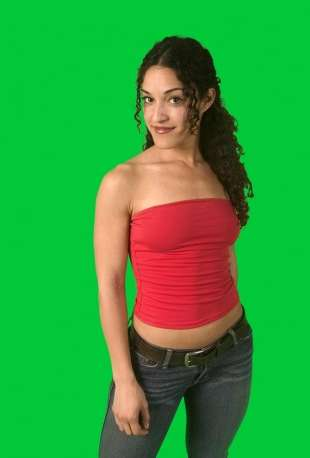
#> input picture testdata/greenscreen/girl1.jpg, 310 x 458 px; its folder holds only this picture in this run
$ python greenscreen.py
#> lines starting #> are read from the running program, lines starting #| are printed output that depends on the picture; after the words box and inside, x2 and y2 are one past the last pixel; in counts of white or black regions, pixels touching at a corner belong together
#
#   greenscreen.py - part of impostormaker
#
#   Green screen removal support
#
#   System for taking a set of images taken in Second Life and
#   turning them into a properly aligned and measured texture for
#   a billboard impostor.
#
#   Images must be surrounded by a solid-color frame and should be backed
#   by a solid-color background. The images will be clipped to the frame
#   and the solid color background will be made transparent.
#
#   All the images are combined into one texture image, which is a power of
#   2 in size in both dimensions.
#
#
import PIL
import PIL.Image
import PIL.ImageStat
import PIL.ImageFilter
import PIL.ImageOps
import math

#   Useful constants
GREEN_RANGE_MIN_HSV = (100, 80, 70)                 # green screen range
GREEN_RANGE_MAX_HSV = (185, 255, 255)

####GREENISH_RANGE_MIN_HSV = (100, 40, 35)              # green tinge range for cleanup
GREENISH_RANGE_MIN_HSV = (60, 40, 35  )              # ***TEMP TEST***
GREENISH_RANGE_MIN_HSV = (60, 0, 0  )              # ***TEMP TEST***
GREENISH_RANGE_MAX_HSV = (130, 255, 255)

#   Useful functions

def rgb_to_hsv(r, g, b) :
    '''
    RGB to HSV color space, only for green screening

    Inputs and outputs are all in 0..1 range.

    From
    https://github.com/kimmobrunfeldt/howto-everything/blob/master/remove-green.md
    '''
    maxc = max(r, g, b)
    minc = min(r, g, b)
    v = maxc
    if minc == maxc:
        return 0.0, 0.0, v
    s = (maxc-minc) / maxc
    rc = (maxc-r) / (maxc-minc)
    gc = (maxc-g) / (maxc-minc)
    bc = (maxc-b) / (maxc-minc)
    if r == maxc:
        h = bc-gc
    elif g == maxc:
        h = 2.0+rc-bc
    else:
        h = 4.0+gc-rc
    h = (h/6.0) % 1.0
    return h, s, v

def colorinrange(color, colorrange) :
    '''
    Is color within bounds given?
    '''
    (locolor, hicolor) = colorrange # color limits
    if (color[0] < locolor[0]) or (color[0] > hicolor[0]) :
        return False            # out of bounds
    if (color[1] < locolor[1]) or (color[1] > hicolor[1]) :
        return False            # out of bounds
    if (color[2] < locolor[2]) or (color[2] > hicolor[2]) :
        return False            # out of bounds
    return True                     # color


def balancegreentingepixel(color, greentingerange) :
    '''
    Balance a color with a greenish tinge.

    Color must be (r,g,b,a)

    This is applied only to edge pixels, so we can be a bit more
    aggressive than if we applied it to the whole image.
    '''
    (r, g, b, a) = color
    if a == 0 :                     # do not modify if alpha is zero
        return color
    h_ratio, s_ratio, v_ratio = rgb_to_hsv(r / 255.0, g / 255.0, b / 255.0)
    hsvcolor = (h_ratio * 360, s_ratio * 255, v_ratio * 255)
    if not colorinrange(hsvcolor, greentingerange) :   # if not in greenish tint range
        return(color)               # no change
    g = min(g, int((r+b)/2))        # make non green
    return(r,g,b,128)               # return at half alpha


def balancegreentinge(img, edgemask, greentingerange) :
    '''
    Remove greenish tinge in-place.
    '''
    pix = img.load()
    msk = edgemask.load()                # only do areas with nonzero mask
    (left, top, right, bottom) = img.getbbox()
    for x in range(left, right) :   # apply pixel fix to all pixels
        for y in range(top, bottom) :
            m = msk[x,y]
            if m == 0 :             # skip if not in edge mask
                continue
            pix[x,y] = balancegreentingepixel(pix[x,y],greentingerange)

def invertwhite(n) :
    '''
    Invert full value in an image channel.

    Used in blanking out the interior of an alpha mask in createedgemask.
    '''
    if n > 254 :
        return(0)
    return n

def createedgemask(mask, distance) :
    '''
    Create a mask that includes only pixels within a
    few pixels of the edge.
    '''
    blurmask = mask.filter(PIL.ImageFilter.GaussianBlur(distance))  # construct blurred mask
    edgemask = PIL.Image.new("L",mask.size,0)       # empty alpha mask
    edgemask.paste(blurmask, mask)                  # edges only
    return edgemask.point(invertwhite)              # blank out interior of image

def makegreenscreenmask(img, colorrange) :
    '''
    Make green screen mask. Colorrange is the range of green to be masked.
    Colorrange is in HSV form, but the image is RGB.
    '''
    (min_h, min_s, min_v),(max_h, max_s, max_v) = colorrange    # HSV bounds
    pix = img.load()                                    # force into memory
    width, height = img.size
    mask = PIL.Image.new("L",img.size,0)                # create matching alpha mask
    mpix = mask.load()                                  # force into memory
    #   Scan for green pixels
    for x in range(width):
        for y in range(height):
            r, g, b = pix[x, y]
            h_ratio, s_ratio, v_ratio = rgb_to_hsv(r / 255.0, g / 255.0, b / 255.0)
            h, s, v = (h_ratio * 360, s_ratio * 255, v_ratio * 255)
            if min_h <= h <= max_h and min_s <= s <= max_s and min_v <= v <= max_v:
                v = 0
            else :
                v = 255
            mpix[x,y] = v
    return mask

def cleanmaskouteredge(mask, maxdist) :
    '''
    Remove any nonzero pixels at the outer edge of the mask image.

    This cleans up any junk left over by cropping.
    '''
    (left, top, right, bottom) = mask.getbbox()
    pix = mask.load()                                   # force into memory
    for x in range(left, right) :                       # do top and bottom
        for y in range(top, top+maxdist) :              # clean inward from top
            if pix[x,y] > 0 :
                pix[x,y] = 0
            else :
                break                                   # no more pixels in this column
        for y in range(bottom-1, bottom-maxdist-1,-1) : # clean inward from bottom
            if pix[x,y] > 0 :
                pix[x,y] = 0
            else :
                break
    for y in range(top, bottom) :                       # do left and right
        for x in range(left, left+maxdist) :            # clean inward from left
            if pix[x,y] > 0 :
                pix[x,y] = 0
            else :
                break
        for x in range(right-1, right-maxdist-1,-1) :   # clean inward from bottom
            if pix[x,y] > 0 :
                pix[x,y] = 0
            else :
                break

def removegreenscreen(img, greenrangehsv, greenishrangehsv, maxcleandist, edgethickness, verbose=False) :
    '''
    Remove green screen from image
    '''
    mask = makegreenscreenmask(img, greenrangehsv)
    cleanmaskouteredge(mask, maxcleandist)              # clean up mask outer edge
    if verbose :
        mask.show()
    maskedimage = PIL.Image.new("RGBA",img.size)        # output is RGBA image
    maskedimage.paste(img, mask)                        # create RGBA transparent where green was
    maskedimage.putalpha(mask)                          # add alpha channel
    if verbose :
        maskedimage.show()                              # after removing green screen
    edgemask = createedgemask(mask,edgethickness)
    if verbose :
        edgemask.show()
    balancegreentinge(maskedimage, edgemask, greenishrangehsv)
    return maskedimage                                  # output is RGBA image


#   Unit test

def unittest() :
    import glob
    greenrangehsv = (GREEN_RANGE_MIN_HSV, GREEN_RANGE_MAX_HSV)
    greenishrangehsv = (GREENISH_RANGE_MIN_HSV, GREENISH_RANGE_MAX_HSV)
    MAXCLEANDIST = 4                                    # optional outer edge cleanup
    EDGETHICKNESS = 1.5                                 # green noise area range
    TESTFILES = "../testdata/greenscreen/*.jpg"
    testfiles = glob.glob(TESTFILES)                    # get list of files to test
    for testfile in testfiles :
        print("File: " + testfile)                      # working on this file
        img = PIL.Image.open(testfile)
#> img is the input picture: PIL image 310x458 RGB; mean R, G, B 50.9, 156.9, 60.2
        img2 = removegreenscreen(img, greenrangehsv, greenishrangehsv, MAXCLEANDIST, EDGETHICKNESS, False)  # remove green screen
#> in makegreenscreenmask, `mask = PIL.Image.new("L",img.size,0)`: mask: PIL image 310x458 L; every value is 0
#> in removegreenscreen, `mask = makegreenscreenmask(img, greenrangehsv)`:
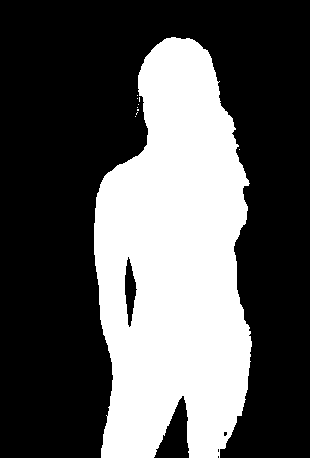
#> mask: PIL image 310x458 L; 34.7% white; 10 white regions (9 under 20 px), largest, box (x1, y1, x2, y2) and area: (94, 37, 252, 458) 49266
#> in removegreenscreen, `cleanmaskouteredge(mask, maxcleandist)`:
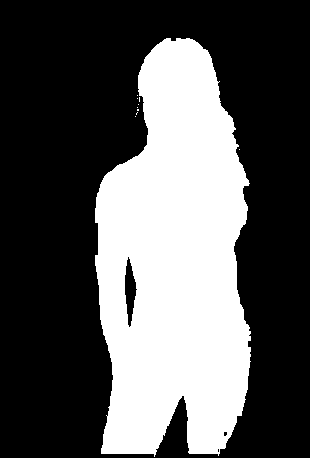
#> mask: PIL image 310x458 L; 34.4% white; 10 white regions (9 under 20 px), largest, box (x1, y1, x2, y2) and area: (95, 38, 251, 457) 48762
#> in removegreenscreen, `maskedimage = PIL.Image.new("RGBA",img.size)`: maskedimage: PIL image 310x458 RGBA; every value is 0
#> in removegreenscreen, `maskedimage.paste(img, mask)`:
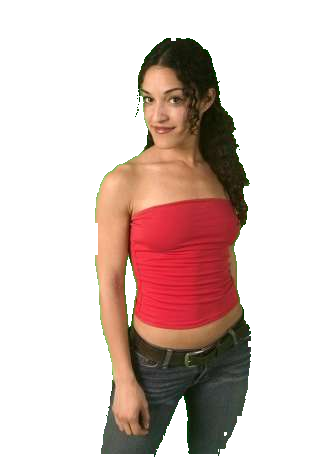
#> maskedimage: PIL image 310x458 RGBA; mean R, G, B, A 47.5, 27.7, 22.3, 87.6; transparent parts drawn white
#> in createedgemask, `blurmask = mask.filter(PIL.ImageFilter.GaussianBlur(distance))`:
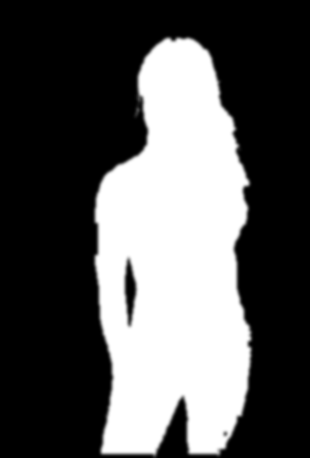
#> blurmask: PIL image 310x458 L; min 0, max 255, mean 87.6
#> in createedgemask, `edgemask.paste(blurmask, mask)`:
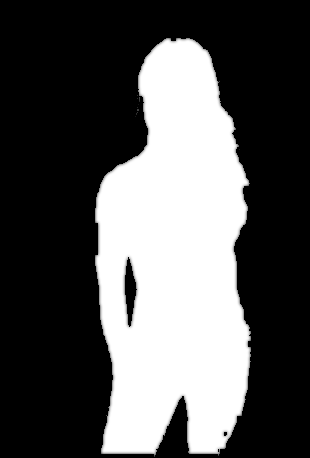
#> edgemask: PIL image 310x458 L; min 0, max 255, mean 86.2
#> in createedgemask, `return edgemask.point(invertwhite)`:
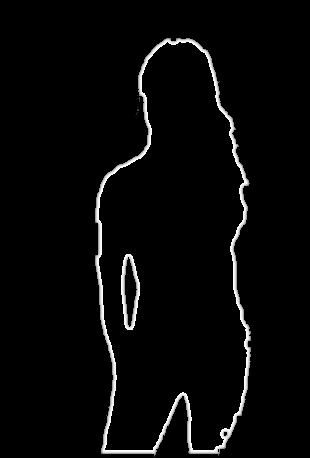
#> returned value: PIL image 310x458 L; min 0, max 254, mean 7.9
#> in removegreenscreen, `balancegreentinge(maskedimage, edgemask, greenishrangehsv)`:
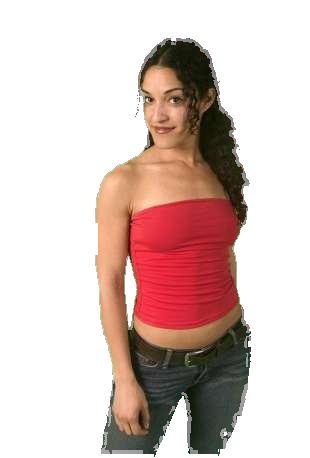
#> maskedimage: PIL image 310x458 RGBA; mean R, G, B, A 47.5, 27.2, 22.3, 85.4; transparent parts drawn white
        img2.show()
    print("Test complete. Check the images.")


if __name__ == "__main__" :                             # if running standalone
    unittest()

$ run again, on testdata/greenscreen/rooster1.jpg
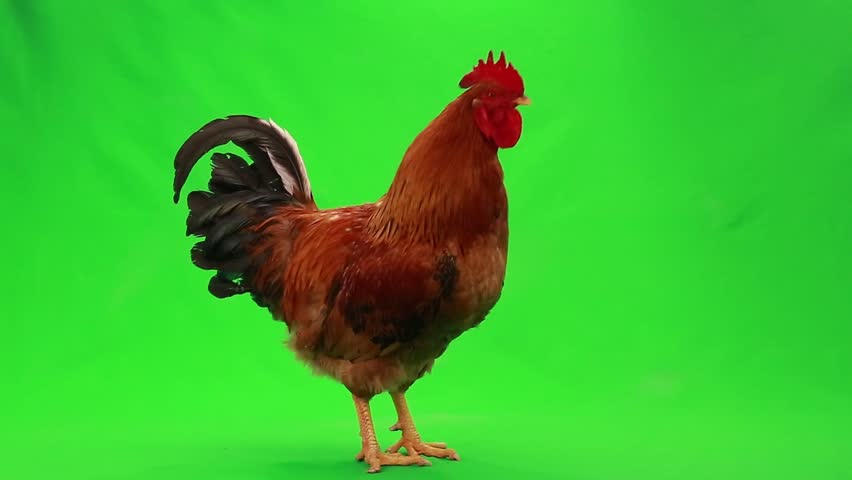
#> input picture testdata/greenscreen/rooster1.jpg, 852 x 480 px
#> in unittest, img is the input picture: PIL image 852x480 RGB; mean R, G, B 57.6, 188.3, 46.2
#> in removegreenscreen, `mask = makegreenscreenmask(img, greenrangehsv)`:
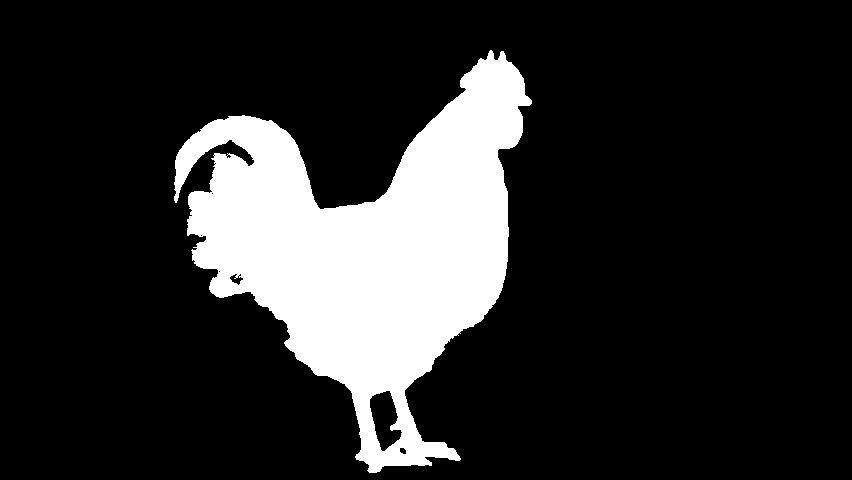
#> mask: PIL image 852x480 L; 16.8% white; 1 white region, box (x1, y1, x2, y2) and area: (174, 50, 532, 473) 68732
#> in createedgemask, `return edgemask.point(invertwhite)`:
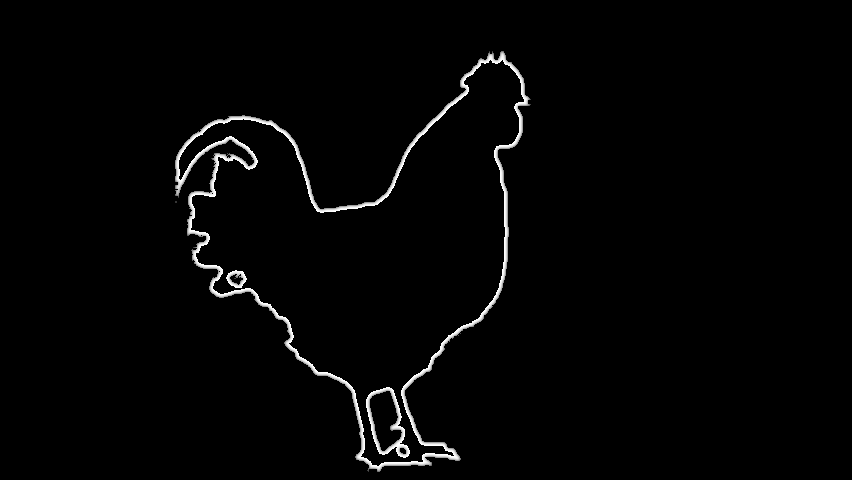
#> returned value: PIL image 852x480 L; min 0, max 254, mean 4.4
